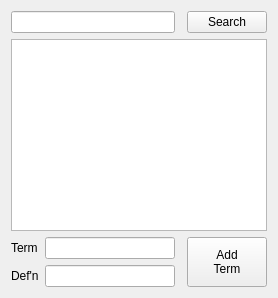
      <widget class="QWidget" name="tabGlossary">
       <attribute name="title">
        <string>Glossary</string>
       </attribute>
       <layout class="QGridLayout" name="gridLayout_6">
        <item row="0" column="0" colspan="2">
         <widget class="QLineEdit" name="leGlossarySearch">
          <property name="sizePolicy">
           <sizepolicy hsizetype="Expanding" vsizetype="Fixed">
            <horstretch>1</horstretch>
            <verstretch>0</verstretch>
           </sizepolicy>
          </property>
         </widget>
        </item>
        <item row="0" column="3">
         <widget class="QPushButton" name="pbGlossarySearch">
          <property name="sizePolicy">
           <sizepolicy hsizetype="Minimum" vsizetype="Fixed">
            <horstretch>0</horstretch>
            <verstretch>0</verstretch>
           </sizepolicy>
          </property>
          <property name="text">
           <string>Search</string>
          </property>
         </widget>
        </item>
        <item row="1" column="0" colspan="4">
         <widget class="QTextBrowser" name="tbrGlossary"/>
        </item>
        <item row="2" column="0">
         <widget class="QLabel" name="lblTermTabGlossary">
          <property name="text">
           <string>Term</string>
          </property>
         </widget>
        </item>
        <item row="2" column="1">
         <widget class="QLineEdit" name="ledAddTermTerm">
          <property name="sizePolicy">
           <sizepolicy hsizetype="Expanding" vsizetype="Fixed">
            <horstretch>16</horstretch>
            <verstretch>0</verstretch>
           </sizepolicy>
          </property>
         </widget>
        </item>
        <item row="3" column="0">
         <widget class="QLabel" name="lblGlossaryDefn">
          <property name="sizePolicy">
           <sizepolicy hsizetype="Preferred" vsizetype="Preferred">
            <horstretch>0</horstretch>
            <verstretch>0</verstretch>
           </sizepolicy>
          </property>
          <property name="text">
           <string>Def'n</string>
          </property>
         </widget>
        </item>
        <item row="3" column="1">
         <widget class="QLineEdit" name="leGlossaryDefinition">
          <property name="sizePolicy">
           <sizepolicy hsizetype="Expanding" vsizetype="Fixed">
            <horstretch>16</horstretch>
            <verstretch>0</verstretch>
           </sizepolicy>
          </property>
         </widget>
        </item>
        <item row="2" column="3" rowspan="2">
         <widget class="QPushButton" name="pbGlossaryAddTerm">
          <property name="sizePolicy">
           <sizepolicy hsizetype="Preferred" vsizetype="Preferred">
            <horstretch>0</horstretch>
            <verstretch>0</verstretch>
           </sizepolicy>
          </property>
          <property name="text">
           <string>Add
Term</string>
          </property>
          <property name="checkable">
           <bool>false</bool>
          </property>
         </widget>
        </item>
       </layout>
      </widget>
